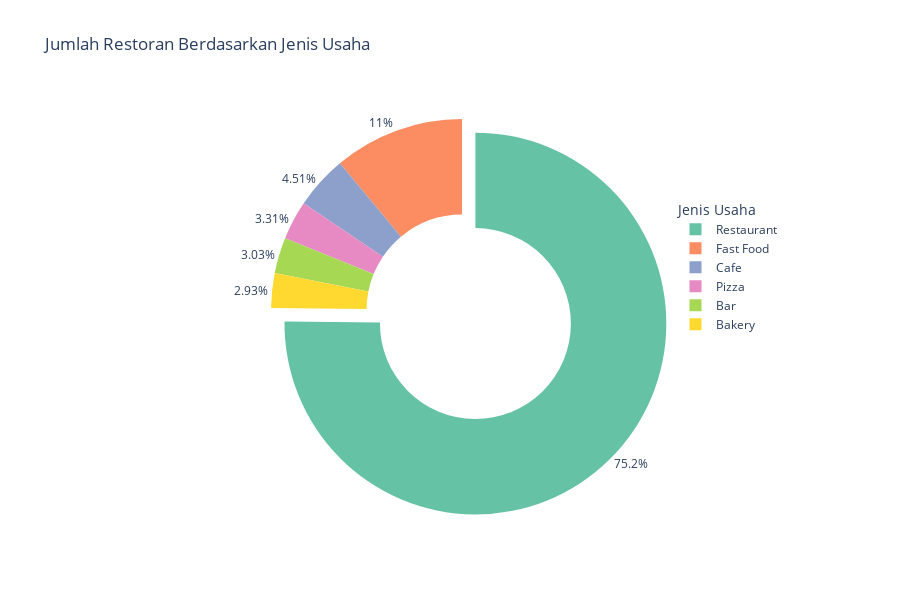

Notebook code for this chart:
### Markdown cell above
### Mencari Jumlah Restoran Berdasarkan Jenis Usaha

### Code cell
# meneliti proposi jenis usaha
values = rest_data['object_type'].value_counts()

# Membuat pie chart
fig = px.pie(
    values, 
    values=values, 
    names=values.index, 
    title='Jumlah Restoran Berdasarkan Jenis Usaha', 
    height=600,
    hole = 0.5,
    color_discrete_sequence=px.colors.qualitative.Set2
)

fig.update_layout(
    legend=dict(
        title='Jenis Usaha',
        x=0.85, 
        y=0.6,  
    )
)
fig.update_traces(pull=[0.1, 0], textinfo='percent', textposition='outside')
fig.show()

### Figure 1 — Plotly figure (JSON) as saved in the notebook; plotly's stock layout.template omitted (floating-point values rounded to 4 significant figures)
{"data": [{"domain": {"x": [0, 1], "y": [0, 1]}, "hole": 0.5, "hovertemplate": "index=%{label}<br>value=%{value}<extra></extra>", "labels": ["Restaurant", "Fast Food", "Cafe", "Pizza", "Bar", "Bakery"], "legendgroup": "", "name": "", "pull": [0.1, 0], "showlegend": true, "textinfo": "percent", "textposition": "outside", "type": "pie", "values": [7253, 1066, 435, 319, 292, 283]}], "layout": {"height": 600, "legend": {"title": {"text": "Jenis Usaha"}, "tracegroupgap": 0, "x": 0.85, "y": 0.6}, "piecolorway": ["rgb(102,194,165)", "rgb(252,141,98)", "rgb(141,160,203)", "rgb(231,138,195)", "rgb(166,216,84)", "rgb(255,217,47)", "rgb(229,196,148)", "rgb(179,179,179)"], "title": {"text": "Jumlah Restoran Berdasarkan Jenis Usaha"}}}
